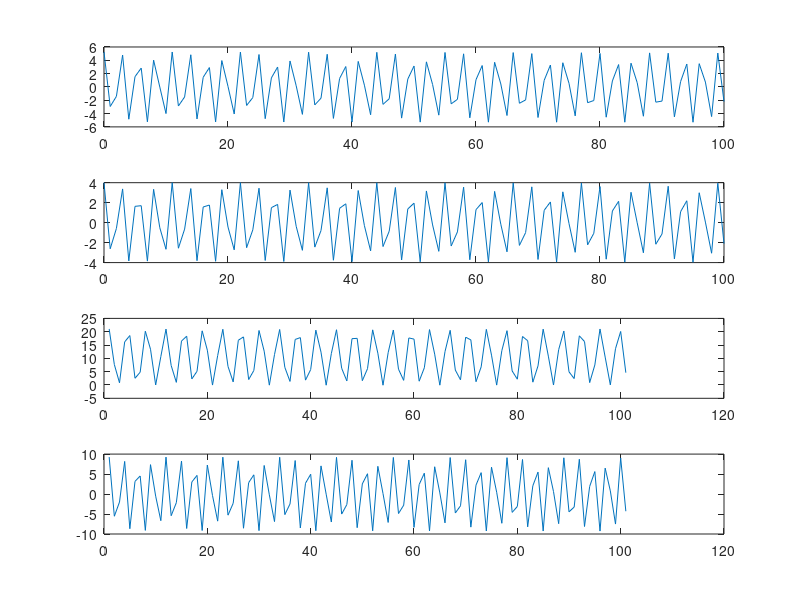

This figure's MATLAB source:
clc;
clear all;
n=0:1:100;
f=100;
fs=25;
x1=5.3*cos(f/fs*n+1/8);
x2=4*cos(f/fs*n);
subplot(4,1,1);
plot(n,x1);
subplot(4,1,2);
plot(n,x2);
z=x1.*x2;
subplot(4,1,3);
plot(z);
y=x1+x2;
subplot(4,1,4);
plot(y);
